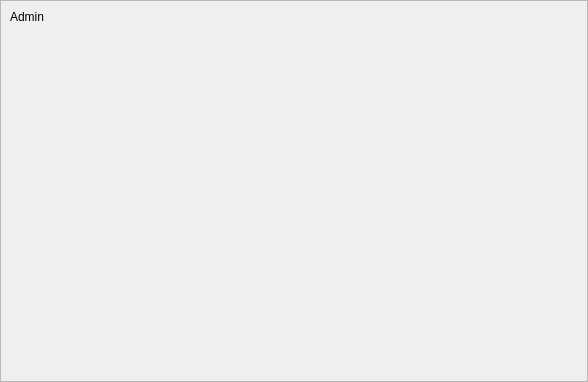
<?xml version="1.0" encoding="UTF-8"?>
<ui version="4.0">
 <class>AdminMain</class>
 <widget class="QWidget" name="AdminMain">
  <property name="geometry">
   <rect>
    <x>0</x>
    <y>0</y>
    <width>588</width>
    <height>382</height>
   </rect>
  </property>
  <property name="windowTitle">
   <string>Form</string>
  </property>
  <layout class="QGridLayout" name="gridLayout">
   <property name="leftMargin">
    <number>0</number>
   </property>
   <property name="topMargin">
    <number>0</number>
   </property>
   <property name="rightMargin">
    <number>0</number>
   </property>
   <property name="bottomMargin">
    <number>0</number>
   </property>
   <property name="spacing">
    <number>0</number>
   </property>
   <item row="0" column="0">
    <widget class="QFrame" name="frame">
     <property name="frameShape">
      <enum>QFrame::StyledPanel</enum>
     </property>
     <property name="frameShadow">
      <enum>QFrame::Raised</enum>
     </property>
     <layout class="QGridLayout" name="gridLayout_2">
      <item row="0" column="0" alignment="Qt::AlignTop">
       <widget class="QLabel" name="label">
        <property name="text">
         <string>Admin </string>
        </property>
       </widget>
      </item>
     </layout>
    </widget>
   </item>
  </layout>
 </widget>
 <resources/>
 <connections/>
</ui>
